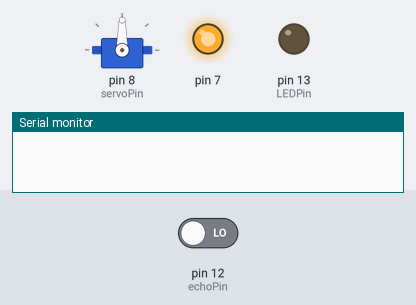
A sketch run on a simulated Arduino Uno, built with avr-gcc and run on an emulated ATmega328P. Shown: servo, output pins drawn as LEDs (lit = HIGH), the last lines printed to the serial monitor. The test bench sets the inputs (shaded band); at power-on: pin 12 (echoPin) LOW. Pins used as bus, display or sensor lines are not drawn.

Above: at 0.1 s.
At 4.13 s:
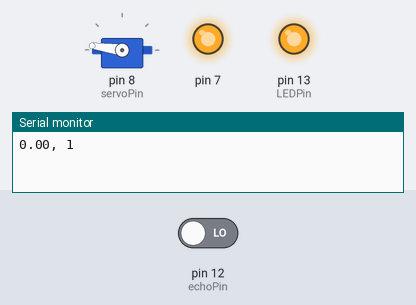
At 8.45 s:
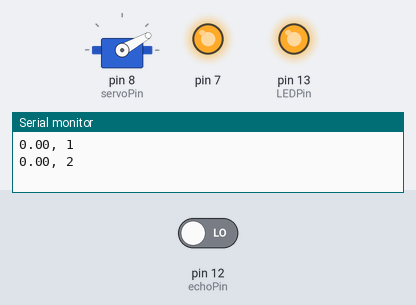
At 16.98 s:
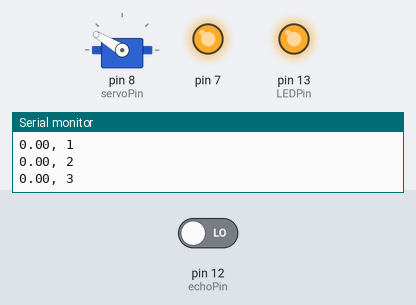
At 25.22 s:
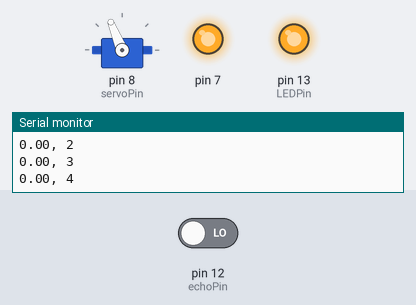
At 33.7 s:
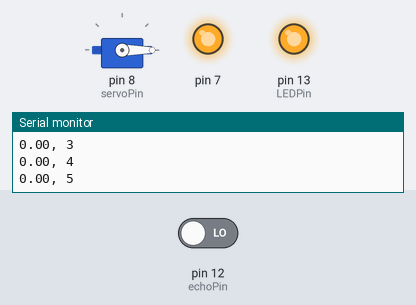
Timing chart, 0 to 40.0 s (numbered marks = the images above):
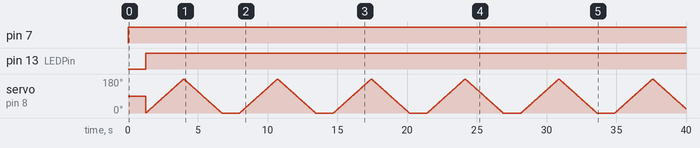

The sketch:

MotionDetectorWithComments_20230905.ino
```cpp
const int trigPin = 11;
const int echoPin = 12;
const int LEDPin = 13;
const int servoPin = 8;
int lightCount = 0;
float duration, distance;

#include <Servo.h>
// create servo object to control a servo
Servo myservo;
// variable to store the servo position
int pos = 0;

void setup(){
  //Define inputs and outputs
  pinMode(trigPin, OUTPUT);
  pinMode(echoPin, INPUT);
  pinMode(13, OUTPUT);

  // Sets pin 7 as an output for powering the servo
  pinMode(7, OUTPUT);

  // attaches the servo on pin 8 to the servo object
  myservo.attach(servoPin);

  //Serial Port begin
  Serial.begin(9600);
}

void loop(){

  // Powers the servo
  digitalWrite(7, HIGH);

  // The sensor is triggered by a HIGH pulse of 10 or more microseconds.
  // Give a short LOW pulse beforehand to ensure a clean HIGH pulse:
  digitalWrite(trigPin, LOW);
  delay(5);
  digitalWrite(trigPin, HIGH);
  delay(10);
  digitalWrite(trigPin, LOW);

  // Read the signal from the sensor: a HIGH pulse whose
  // duration is the time (in microseconds) from the sending
  // of the ping to the reception of its echo off of an object.
  pinMode(echoPin, INPUT); // Set the echoPin as an input to receive the echo signal

  // Use the pulseIn() function to measure the duration of a HIGH pulse on the echoPin
  duration = pulseIn(echoPin, HIGH);
  //HIGH is specified as the state to measure the duration for. In this context,
  //it's waiting for the echo signal to go HIGH,
  //which happens when the ultrasonic pulse bounces back after hitting an object.

  // Convert the time into a distance
  distance = (duration / 29.1) / 2;
  //Serial.print("Distance: ");


  delay(250);

  if(distance < 15)
  {
    // If the distance is less than 5 centimeters:
    // Light up the LED on pin 13
    digitalWrite(LEDPin, HIGH);
    // Control lightCount
  lightCount ++;
 // Show how many times the LED has been lit up
  //Serial.print("Light count: ");

  // only print when distance is less than 150cm
  Serial.print(distance);
  Serial.print(", ");
  Serial.println(lightCount);


    // Sweep the servo from 0 to 180 degrees and back
    for (pos = 0; pos <= 180; pos += 1) { // goes from 0 degrees to 180 degrees
    // in steps of 1 degree
    myservo.write(pos);              // tell servo to go to position in variable 'pos'
    delay(15);                       // waits 15ms for the servo to reach the position
     //introduce a 15-millisecond delay with delay(15);
     //This delay gives the servo motor some time to physically move to the specified position before the next iteration of the loop.
     //Using this delay is important because servo motors do not instantly change their position;
     //they require some time to move from one position to another.
     //The specific duration of the delay may vary depending on the servo and its characteristics,
     //but in this case, a 15-millisecond delay is used to provide adequate time for the servo to reach the desired angle.
    }
    for (pos = 180; pos >= 0; pos -= 1) { // goes from 180 degrees to 0 degrees
    myservo.write(pos);              // tell servo to go to position in variable 'pos'
    delay(15);                       // waits 15ms for the servo to reach the position
    }

    // myservo.write(0);
    // delay(100);
    // myservo.write(90);
    // delay(500);

    // myservo.write(135);
    // delay(100);

    // myservo.write(180);
    // delay(500);

  }
  else{
    // Sweep the servo from 0 to 180 degrees and back
    digitalWrite(LEDPin, LOW);

  }
}
```

Measured:
- by itself, pin 7: LOW → HIGH at 0.00 s
- by itself, pin 13 (LEDPin): LOW → HIGH at 1.3 s
